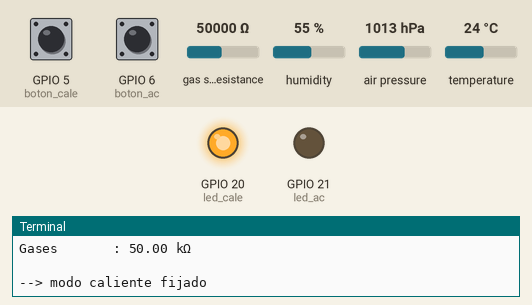
Simulated run of this program. Board: Raspberry Pi (BCM pin numbers). Shown: output pins drawn as LEDs (lit = HIGH), the last lines printed to the terminal. Dashed ring = blinking. The inputs (shaded band) are chosen by the test bench; at power-on: GPIO 5 (boton_cale) HIGH, GPIO 6 (boton_ac) HIGH, gas sensor resistance 50000 Ω, humidity 55 %, air pressure 1013 hPa, temperature 24 °C. Threads take turns every 2 ms.

Above: at 1.2 s.
1.3 s: GPIO 5 (boton_cale) pulled LOW for 3.2 s
At 2.6 s:
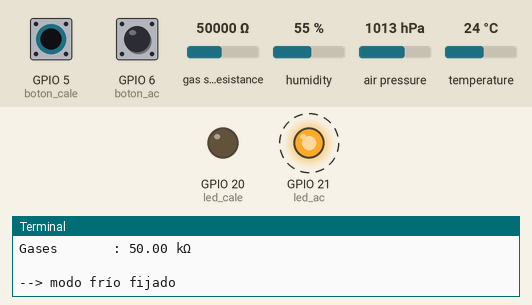
6.5 s: GPIO 6 (boton_ac) pulled LOW for 3.2 s
At 7.8 s:
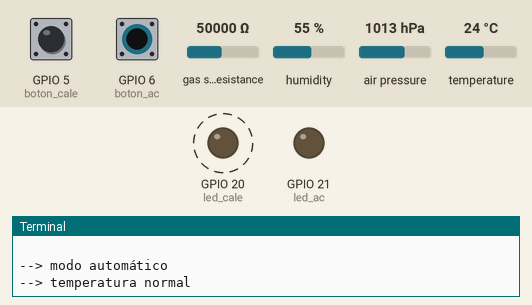
Timing chart, 0 to 11.5 s (numbered marks = the images above; inputs shaded):
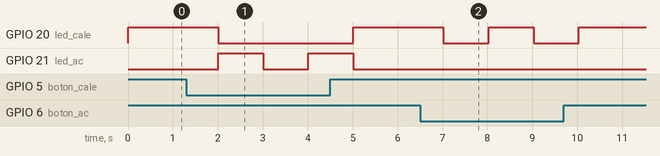

The program:

termo-680-super.py
```python
#!/usr/bin/python3
# -*- coding: utf-8 -*-

import board
import digitalio
import busio
import adafruit_bme680
import time
import signal
import sys
import _thread

# modo de funcionamiento
MODO_AUTO = 0
MODO_AC = 1
MODO_CALE = 2

# leds
led_ac = digitalio.DigitalInOut(board.D21)
led_ac.direction = digitalio.Direction.OUTPUT

led_cale = digitalio.DigitalInOut(board.D20)
led_cale.direction = digitalio.Direction.OUTPUT

def encender(led):
  led.value = True

def apagar(led):
  led.value = False

def limpiarLeds():
  apagar(led_ac)
  apagar(led_cale)

# botones
boton_ac = digitalio.DigitalInOut(board.D6)
boton_ac.direction = digitalio.Direction.INPUT
boton_ac.pull = digitalio.Pull.UP

boton_cale = digitalio.DigitalInOut(board.D5)
boton_cale.direction = digitalio.Direction.INPUT
boton_cale.pull = digitalio.Pull.UP

# sensor bme680
i2c = busio.I2C(board.SCL, board.SDA)
sensor = adafruit_bme680.Adafruit_BME680_I2C(i2c)

sensor.sea_level_pressure = 1013.25 #presión a nivel del mar (referencia)

# teclado
def input_thread(listener):
    input()
    listener.append(True)

# función para procesar sigint (señal de parada)
def sigint_handler(sig, frame):
    limpiarLeds()
    print()
    sys.exit(0)

signal.signal(signal.SIGINT, sigint_handler)

# main
def main():

  print()
  print("pulsa Enter para terminar")

  modo = MODO_AUTO

  limpiarLeds()

  listener = []
  _thread.start_new_thread(input_thread, (listener,))

  while not listener:

    # leemos el estado de los botones
    estado_boton_ac = boton_ac.value
    estado_boton_cale = boton_cale.value

    # configuración del modo de funcionamiento
    if estado_boton_ac:
      if modo == MODO_AUTO or modo == MODO_CALE:
        modo = MODO_AC
      else:
        modo = MODO_AUTO

    if estado_boton_cale:
      if modo == MODO_AUTO or modo == MODO_AC:
        modo = MODO_CALE
      else:
        modo = MODO_AUTO

    # leemos la situación actual
    temperatura = sensor.temperature
    humedad = sensor.humidity
    presion = sensor.pressure
    altitud = sensor.altitude
    gases = sensor.gas

    # escribimos los valores medidos
    print()
    print("Temperatura : %0.1f C" % temperatura)
    print("Humedad     : %0.1f %%" % humedad)
    print("Presión     : %0.1f hPa" % presion)
    print("Altitud     : %0.2f m" % altitud)
    print("Gases       : %0.2f kΩ" % (gases / 1000))
    print()

    if modo == MODO_AUTO:
      print("--> modo automático")
      if temperatura > 25.0: # podemos cambiar la temperatura de corte
        # hace calor
        # necesitamos el aire acondicionado
        encender(led_ac)
        apagar(led_cale)
        print("--> temperatura alta")
      elif temperatura < 21.0:
        # hace frío
        # necesitamos la calefacción
        encender(led_cale)
        apagar(led_ac)
        print("--> temperatura baja")
      else:
        # ni frío ni calor
        # apagamos todo
        apagar(led_ac)
        apagar(led_cale)
        print("--> temperatura normal")
    elif modo == MODO_AC:
      print("--> modo frío fijado")
      encender(led_ac)
      apagar(led_cale)
    elif modo == MODO_CALE:
      print("--> modo caliente fijado")
      encender(led_cale)
      apagar(led_ac)

    time.sleep(1)

  limpiarLeds()

if __name__ == "__main__":
   main()
```

Measured:
- after the input at 1.3 s, GPIO 20 (led_cale): HIGH → LOW after 0.71 s, → HIGH 3.0 s later; GPIO 21 (led_ac): alternates HIGH for 1.0 s and LOW for 1.0 s, starting after 0.71 s
- after the input at 6.5 s, GPIO 20 (led_cale): alternates HIGH for 1.0 s and LOW for 1.0 s, 4 changes in all, then stays HIGH, starting after 0.52 s
